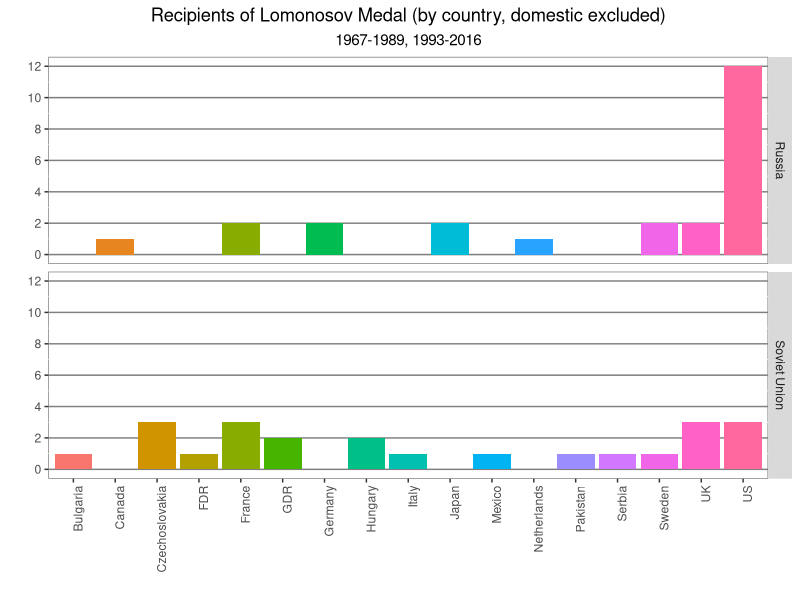

This figure's R source:
library("readr")
library("dplyr")
library("ggplot2")

medals <- read_csv("medals_recipients.csv")
medals <- medals %>%
  mutate(su = ifelse(year < 1991, "Soviet Union", "Russia")) %>%
  filter(country != "SU" & country != "Russia")

ggplot(medals, aes(x = country, fill = country)) +
  geom_bar() +
  scale_y_continuous(breaks = seq(0,12,2), labels = seq(0,12,2)) +
  facet_grid(su ~ .) +
  theme(axis.text.x = element_text(angle = 90, hjust = 1),
        panel.background = element_rect(fill = "white", colour = "grey50"),
        panel.grid.major.y = element_line(colour = "grey50"),
        panel.grid.major.x = element_blank(),
        plot.title = element_text(hjust = 0.5),
        plot.subtitle = element_text(hjust = 0.5)) +
  guides(fill = FALSE) +
  labs(x = "", y = "", colour = "") + 
  ggtitle("Recipients of Lomonosov Medal (by country, domestic excluded)", subtitle = "1967-1989, 1993-2016")
